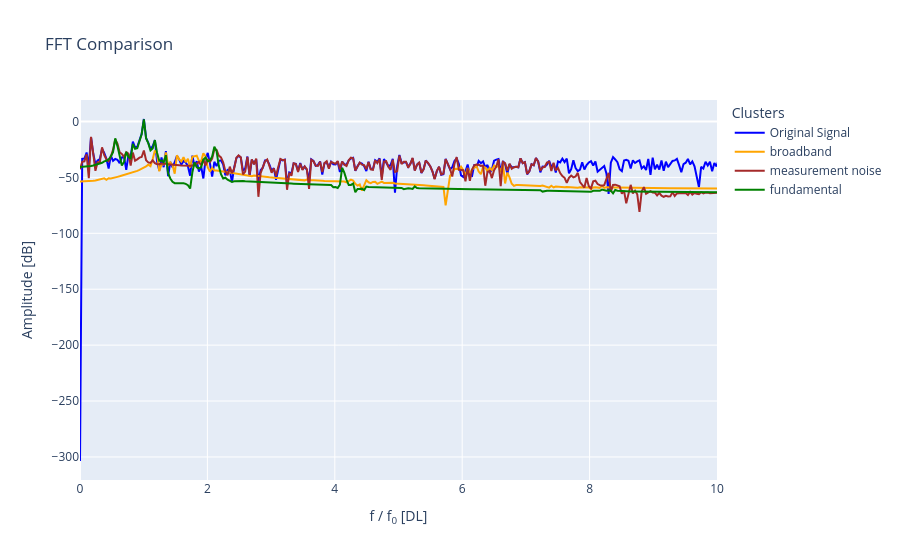
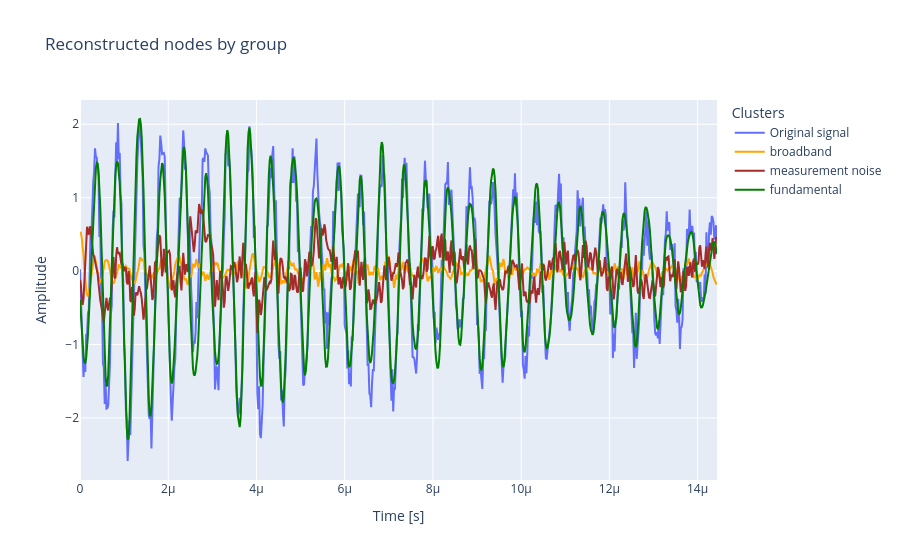
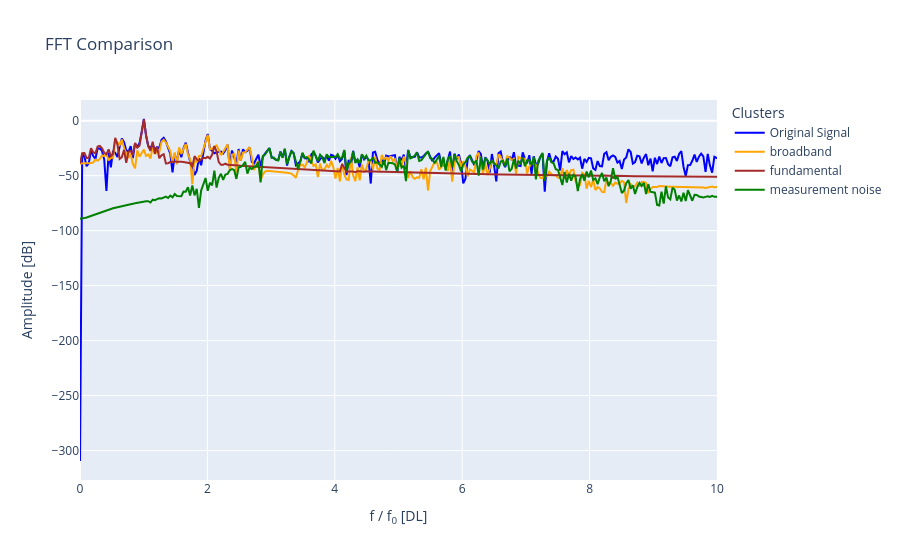
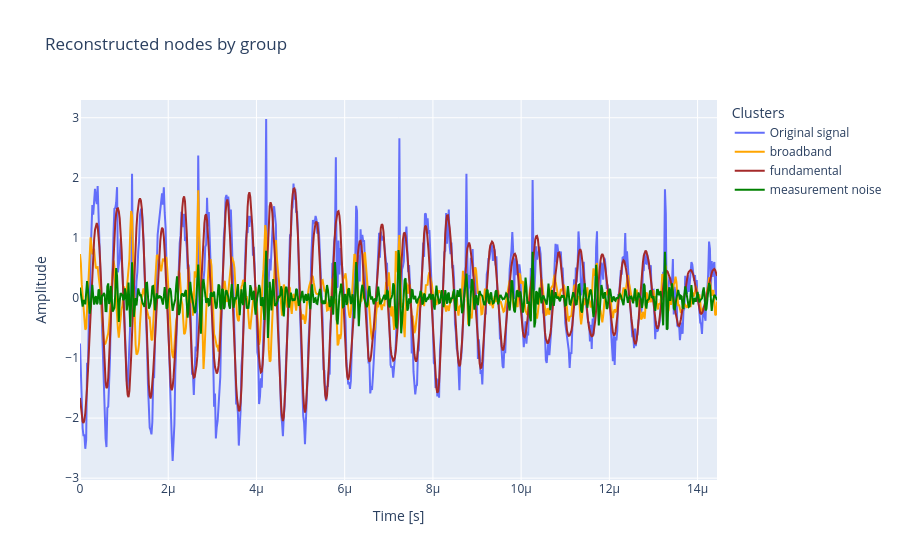

Source (notebook cell) for these figures, in order:
### Code cell
# Keep track of all results for combined plot in next cell
centers_list = []  # initialise list of centroid values
metrics_list = []

required_info = ["data_train", "tr_obj", "centers", "labels", "sampling_rate", "freq_threshold"]
# Plot separate clusterig results
for i, r in enumerate(exp_results):
    label_map = label_maps[i]
    # unpack results
    data_train, tr_obj, centers, labels, sampling_rate, freq_threshold = (
        tuple(r[i] for i in required_info)
    )
    fig = plot.plot_clustering(
        data_train, centers, labels, 
        title=f"Clustering for exp {exp_ids[i]}", label_map=label_map
    )
    centers_list.append(centers)

    # save_figure(fig, f"clustering_{result_id}")

    # Plot centroid metrics
    classifying_metrics = data_train.columns.to_list()
    metrics_list.append(classifying_metrics)
    fig = plot.plot_centers(classifying_metrics, centers, label_map)

    # save_figure(fig, f"centroids_{result_id}")

    # Set clusters to None to plot all of them, otherwise, plot a list of int
    fig = plot.plot_fft_by_group(
        tr_obj, labels, no_clusters=None, sampling_rate=sampling_rate,
        clusters=None, xlim=10, fundamental_freq=frequency,
        freq_threshold=freq_threshold, label_map=label_map
    )

    fig = plot.plot_reconstructions_by_group(
        tr_obj, labels, no_clusters=None, t_plot=sampling_rate, 
        freq_threshold=freq_threshold, label_map=label_map
    )

### Figure 1 — Plotly figure (JSON) as saved in the notebook; plotly's stock layout.template omitted (floating-point values rounded to 4 significant figures; data arrays with more than 128 entries replaced by an {"elided": "..."} marker saying what was removed)
{"data": [{"line": {"color": "blue"}, "mode": "lines", "name": "Original Signal", "type": "scatter", "x": {"elided": "361 float values"}, "y": {"elided": "361 float values"}}, {"line": {"color": "orange"}, "mode": "lines", "name": "broadband", "type": "scatter", "x": {"elided": "361 float values"}, "y": {"elided": "361 float values"}}, {"line": {"color": "brown"}, "mode": "lines", "name": "measurement noise", "type": "scatter", "x": {"elided": "361 float values"}, "y": {"elided": "361 float values"}}, {"line": {"color": "green"}, "mode": "lines", "name": "fundamental", "type": "scatter", "x": {"elided": "361 float values"}, "y": {"elided": "361 float values"}}], "layout": {"legend": {"title": {"text": "Clusters"}}, "title": {"text": "FFT Comparison"}, "xaxis": {"range": [0, 10], "title": {"text": "f / f<sub>0</sub> [DL]"}}, "yaxis": {"title": {"text": "Amplitude [dB]"}}}}

### Figure 2 — Plotly figure (JSON) as saved in the notebook; plotly's stock layout.template omitted (floating-point values rounded to 4 significant figures; data arrays with more than 128 entries replaced by an {"elided": "..."} marker saying what was removed)
{"data": [{"mode": "lines", "name": "Original signal", "type": "scatter", "x": {"elided": "723 float values"}, "y": {"elided": "723 float values"}}, {"line": {"color": "orange"}, "mode": "lines", "name": "broadband", "type": "scatter", "x": {"elided": "723 float values"}, "y": {"elided": "723 float values"}}, {"line": {"color": "brown"}, "mode": "lines", "name": "measurement noise", "type": "scatter", "x": {"elided": "723 float values"}, "y": {"elided": "723 float values"}}, {"line": {"color": "green"}, "mode": "lines", "name": "fundamental", "type": "scatter", "x": {"elided": "723 float values"}, "y": {"elided": "723 float values"}}], "layout": {"legend": {"title": {"text": "Clusters"}}, "title": {"text": "Reconstructed nodes by group"}, "xaxis": {"title": {"text": "Time [s]"}}, "yaxis": {"title": {"text": "Amplitude"}}}}

### Figure 3 — Plotly figure (JSON) as saved in the notebook; plotly's stock layout.template omitted (floating-point values rounded to 4 significant figures; data arrays with more than 128 entries replaced by an {"elided": "..."} marker saying what was removed)
{"data": [{"line": {"color": "blue"}, "mode": "lines", "name": "Original Signal", "type": "scatter", "x": {"elided": "361 float values"}, "y": {"elided": "361 float values"}}, {"line": {"color": "orange"}, "mode": "lines", "name": "broadband", "type": "scatter", "x": {"elided": "361 float values"}, "y": {"elided": "361 float values"}}, {"line": {"color": "brown"}, "mode": "lines", "name": "fundamental", "type": "scatter", "x": {"elided": "361 float values"}, "y": {"elided": "361 float values"}}, {"line": {"color": "green"}, "mode": "lines", "name": "measurement noise", "type": "scatter", "x": {"elided": "361 float values"}, "y": {"elided": "361 float values"}}], "layout": {"legend": {"title": {"text": "Clusters"}}, "title": {"text": "FFT Comparison"}, "xaxis": {"range": [0, 10], "title": {"text": "f / f<sub>0</sub> [DL]"}}, "yaxis": {"title": {"text": "Amplitude [dB]"}}}}

### Figure 4 — Plotly figure (JSON) as saved in the notebook; plotly's stock layout.template omitted (floating-point values rounded to 4 significant figures; data arrays with more than 128 entries replaced by an {"elided": "..."} marker saying what was removed)
{"data": [{"mode": "lines", "name": "Original signal", "type": "scatter", "x": {"elided": "723 float values"}, "y": {"elided": "723 float values"}}, {"line": {"color": "orange"}, "mode": "lines", "name": "broadband", "type": "scatter", "x": {"elided": "723 float values"}, "y": {"elided": "723 float values"}}, {"line": {"color": "brown"}, "mode": "lines", "name": "fundamental", "type": "scatter", "x": {"elided": "723 float values"}, "y": {"elided": "723 float values"}}, {"line": {"color": "green"}, "mode": "lines", "name": "measurement noise", "type": "scatter", "x": {"elided": "723 float values"}, "y": {"elided": "723 float values"}}], "layout": {"legend": {"title": {"text": "Clusters"}}, "title": {"text": "Reconstructed nodes by group"}, "xaxis": {"title": {"text": "Time [s]"}}, "yaxis": {"title": {"text": "Amplitude"}}}}
